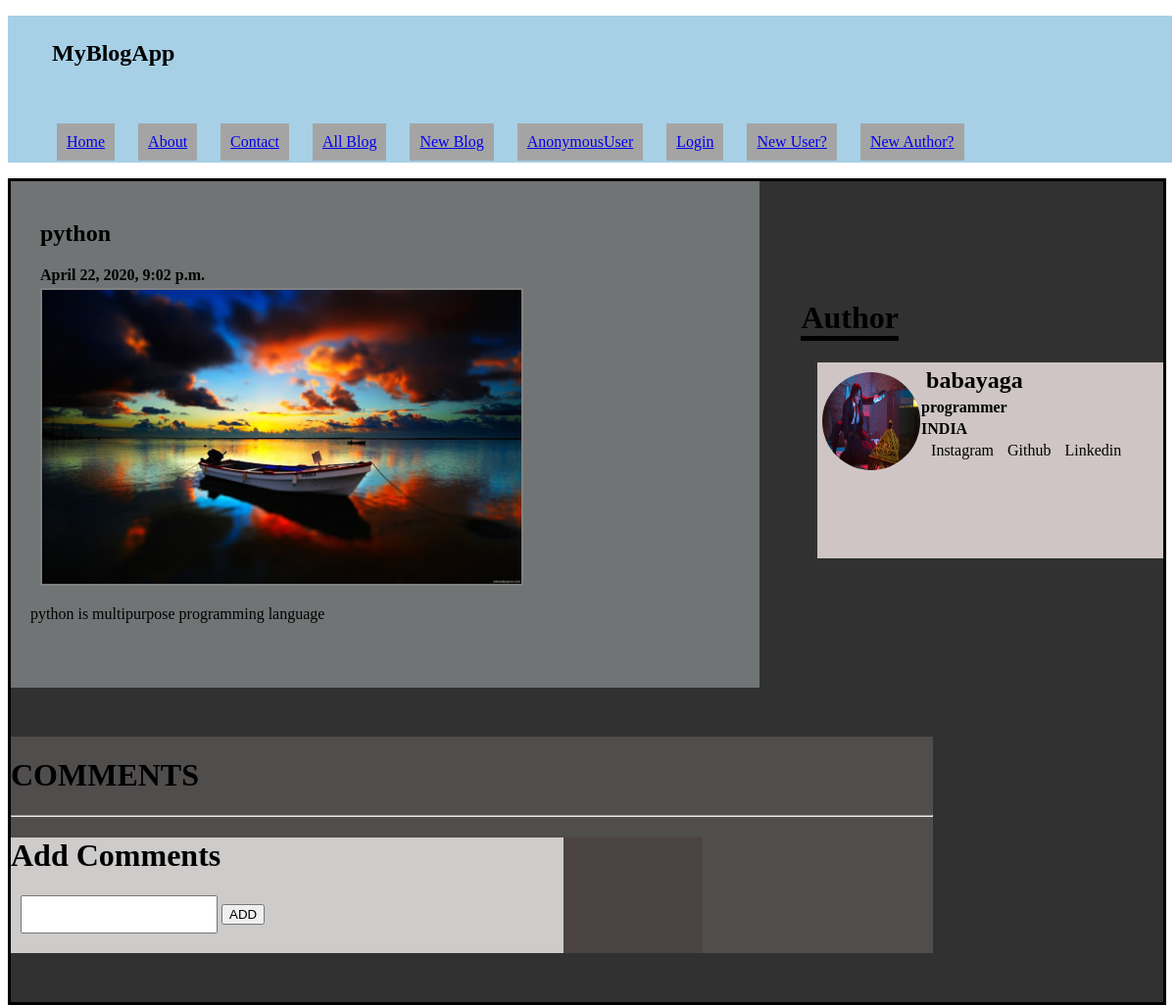
The page / on the database its author committed.
### blog_app/models.py (models this page shows, shortened)
class Article(models.Model):
    author = models.ForeignKey('MyUser',blank=True,null=True,on_delete=models.CASCADE)
    author_name = models.CharField(blank=True,max_length=25)
    title = models.CharField(max_length=50)
    thumbnail = models.ImageField(upload_to='thumbnail_img/')
    upload_date = models.DateTimeField(blank=True,default=timezone.now)
    category = models.CharField(max_length=30)
    content = models.CharField(max_length=5000)
    accessible = models.BooleanField(blank=True,default=False)

class MyUser(AbstractBaseUser,PermissionsMixin):
    f_name = models.CharField(blank=True,max_length=20,null=True)
    s_name = models.CharField(blank=True,max_length=20,null=True)
    email = models.CharField(max_length=40, unique=True)
    username = models.CharField(max_length=25,unique=True)
    profile_pic = models.ImageField(upload_to='user_pic')
    date_joined = models.DateField(default=timezone.now)
    occupation = models.CharField(blank=True,max_length=50,null=True)
    country = models.CharField(blank=True,max_length=15,null=True)
    authorise = models.BooleanField(default=False)
    github_address = models.CharField(blank=True,max_length=50,null=True)
    linkedin_address = models.CharField(blank=True,max_length=30,null=True)
    is_active = models.BooleanField(default=True)
    is_author = models.BooleanField(default=False)
    is_user = models.BooleanField(default=False)
    is_staff = models.BooleanField(default=False)
    password = models.CharField(max_length=25)
    USERNAME_FIELD = 'email'
    REQUIRED_FIELDS = []
    objects = CustomUserManager()

### blog_app/views.py (the view)
# urls.py: path('', views.index),
def index(request):
    new_blog = Article.objects.last()
    author = MyUser.objects.get(id=new_blog.author_id,is_author=True)
    user = request.user
    cmts = UserComments.objects.filter(article_id=new_blog.id)
    replys = ReplyComments.objects.filter(article_id=new_blog.id)
    likes = ArticleLikes.objects.filter(article_id=new_blog.id).count()
    userlike = ArticleLikes.objects.filter(article_id=new_blog.id,user_id=request.user.id).exists()
    if userlike:
        active='blue'
    else:
        active ='black'
    context = {'active':active,'user':user,'new_blog':new_blog,'cmts':cmts,'replys':replys,'author':author,'likes':likes,'total_cmt':cmts.count()}
    return render(request,'index.html',context)

### blog/templates/index.html (shortened to what this page needs)
<!DOCTYPE html>
{% load static %}
<html lang="en">
<head>
  <link rel="stylesheet" href="{% static 'style.css'%}">
</head>
<body>
<header>
<nav class="navbar navbar-expand-sm bg-light">
  <ul class="navbar-nav">
    <div class="web-title">
    <h2>MyBlogApp</h2><br>
  </div>
    <li class="nav-item">
      <a class="nav-link" href="\">Home</a>
    </li>
    <li class="nav-item">
      <a class="nav-link" href="#">About</a>
    </li>
    <li class="nav-item">
      <a class="nav-link" href="#">Contact</a>
    </li>
    <li class="nav-item">
      <a class="nav-link" href="all_blog">All Blog</a>
    </li>
    <li class="nav-item">
      <a class="nav-link" href="#">New Blog</a>
    </li>
    <li class="nav-item">
      <a class="nav-link" href="#">{{user}}</a>
    </li>
    {% if user.is_authenticated %}
    <li class="nav-item">
      <a class="nav-link" href="logout">Logout</a>
    </li>
    {% if user.is_author %}
    <li class="nav-item">
      <a class="nav-link" href="author_dashboard">DashBoard</a>
    </li>
    {% else %}
    <li class="nav-item">
      <a class="nav-link" href="/author_register">Are You Author?</a>
    </li>
    {%endif%}
    {%else%}
    <li class="nav-item">
      <a class="nav-link" href="login">Login</a>
    </li>
    <li class="nav-item">
      <a class="nav-link" href="/user_register">New User?</a>
    </li>
    <li class="nav-item">
      <a class="nav-link" href="/author_register">New Author?</a>
    </li>
    {%endif%}
  </ul>
</nav>
</header>
<div class="container">
  {% block body%}
  <div class="left-container">
    <div class="title">
    <h2>{{new_blog.title}}</h2>
    <h4>{{new_blog.upload_date}}</h4>
  </div>
    <div class="article">
      <div class="article-img"> <img src="/media/{{new_blog.thumbnail}}" alt="img"></div>
      <p> {{new_blog.content}}</p>
    </div>
  </div>
  <div class="cmt-like" style="width: 200px; height: 100px; background: rgb(182, 182, 182);">
    Comments{{total_cmt}} <br>
    <button id="like"><div id="active" style="color:{{active}};"> Like</div>{{likes}}</button>
  </div>
  <h1 style="float: right; margin-right: 270px; border-bottom: 5px solid black;">Author</h1>
  <div class="right-container">
    <div class="author-img"> <img src="/media/{{author.profile_pic}}" alt=""></div>
    <div class="author-info">
      <h2>{{author.username}}</h2>
     <h4>{{author.occupation}}</h4>
       <h4>{{author.country}}</h4>
       <span class="social-link">Instagram</span>
       <span class="social-link">Github</span>
       <span class="social-link">Linkedin</span>
      </div>
  </div>
  <div class="cmt-box">
    <h1>COMMENTS</h1>
    <hr>
    <div class="user-cmts">
      <div class="cmt-form">
        <h1>Add Comments</h1>
        <form action="add_cmt/{{new_blog.id}}" method="POST">
        <input type="text" name="cmt-msg">
        <button type="submit">ADD</button>
      </form>
      </div>
    </div>
    {%endblock%}
  </div>
</div>
</body>
</html>

### static/style.css (style rules this page uses)
.web-title { padding: 5px; }
.navbar-nav { width: 97%; height: 150px; background: rgb(167, 208, 231); text-decoration-style: none; }
.nav-item { margin: 10px; display: inline-flex; margin-top: 15px; }
.nav-link { padding: 10px; background: rgb(165, 164, 164); }
.container { width: 98%; height: auto; background: rgb(49, 49, 49); border: 3px solid black; position:absolute; }
.left-container { width: 65%; float: left; height: auto; background: rgb(113, 116, 117); margin-bottom: 50px; }
.article { float: left; width: 80%; height: auto; margin-left: 20px; margin-bottom: 50px; }
.article-img img { width: 80%; height: 300px; margin-left: 10px; border: 2px solid gray; }
.title { float: left; margin-left: 30px; margin-top: 20px; }
.right-container { float: right; width: 30%; height: 200px; background: rgb(207, 197, 197); }
.author-img img { margin-left: 5px; margin-top: 10px; float: left; width: 100px; height: 100px; border-radius: 100%; }
.author-info { float: right; width: 70%; height: 200px; }
.author-info h2 { margin: 5px; }
.social-link { margin-left: 10px; }
h4 { margin-top: 4px; margin-bottom:4px ; }
.cmt-box { width: 80%; height: auto; float: left; background: #504d4d; position: relative; margin-bottom: 50px; }
.user-cmts { width: 75%; height: auto; background: rgb(75, 66, 66); }
.cmt-form { width: 80%; height: auto; background: rgb(206, 203, 203); }
input { padding: 10px; margin-left: 10px; margin-bottom: 20px; }

### rows shown on the page
Article: title "python", upload_date "April 22, 2020, 9:02 p.m.", thumbnail (picture), content "python is multipurpose programming language"
MyUser: profile_pic (picture), username "babayaga", occupation "programmer", country "INDIA"

### other values the page prints
{{ user }} "AnonymousUser"
